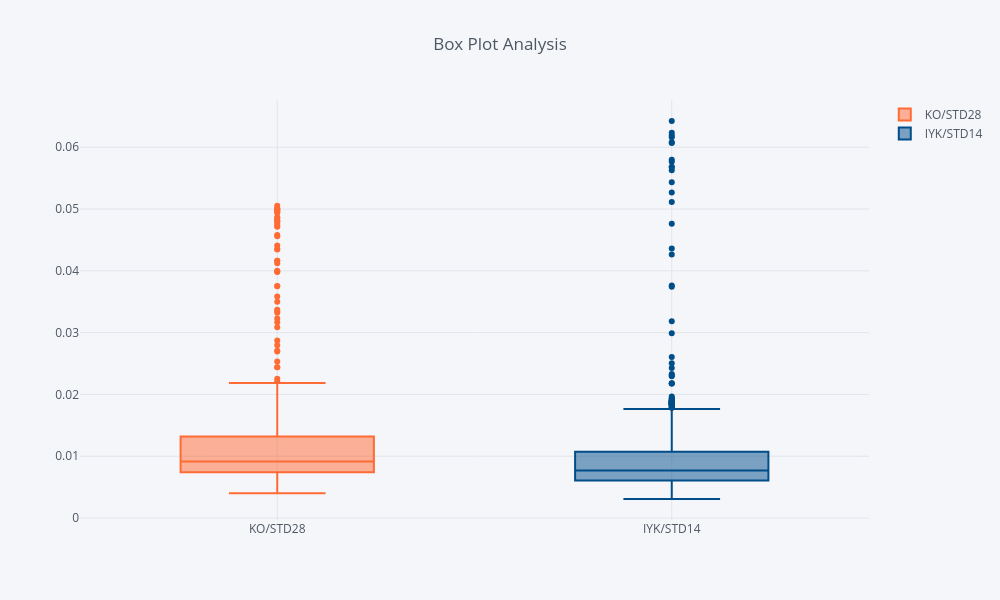

Notebook cell for this chart:
### Markdown cell above
Comparison of Scalers for Financial Data:

| Scaler | Formula | Effect on Outliers | Best For... | Financial Verdict |
| :--- | :--- | :--- | :--- | :--- |
| **StandardScaler** | $\frac{x - \mu}{\sigma}$ | **Bad.** One outlier shifts the Mean and Stdev, "squashing" normal data. | Data that is already Bell-curve shaped. | ⚠️ **Risky.** Use only if data is clean. |
| **MinMaxScaler** | $\frac{x - min}{max - min}$ | **Terrible.** If you have one huge spike, all other data becomes 0.001. | Neural Networks (0-1 input requirement). | ❌ **Avoid** for Price/Volume. OK for RSI. |
| **RobustScaler** | $\frac{x - median}{IQR}$ | **Excellent.** It ignores outliers by using the Median and Interquartile Range. | **Most Financial Data** (P/E, Volume, Returns). | ✅ **Recommended Default.** |

### Code cell
# Study distribution without 
X_train.drop(['VHM_610'], axis=1).iplot(
    kind="box",
    showlegend=True,
    title="Box Plot Analysis",
    )

### Figure 1 — Plotly figure (JSON) as saved in the notebook; plotly's stock layout.template omitted (floating-point values rounded to 4 significant figures; data arrays with more than 128 entries replaced by an {"elided": "..."} marker saying what was removed)
{"data": [{"marker": {"color": "#FF6B35"}, "name": "KO/STD28", "type": "box", "y": {"elided": "1148 float values"}}, {"marker": {"color": "#004E89"}, "name": "IYK/STD14", "type": "box", "y": {"elided": "1148 float values"}}], "layout": {"height": 600, "legend": {"bgcolor": "#F5F6F9", "font": {"color": "#4D5663"}}, "paper_bgcolor": "#F5F6F9", "plot_bgcolor": "#F5F6F9", "showlegend": true, "title": {"text": "Box Plot Analysis"}, "width": 1000, "xaxis": {"gridcolor": "#E1E5ED", "showgrid": true, "tickfont": {"color": "#4D5663"}, "title": {"font": {"color": "#4D5663"}, "text": ""}, "zerolinecolor": "#E1E5ED"}, "yaxis": {"gridcolor": "#E1E5ED", "showgrid": true, "tickfont": {"color": "#4D5663"}, "title": {"font": {"color": "#4D5663"}, "text": ""}, "zerolinecolor": "#E1E5ED"}}}
